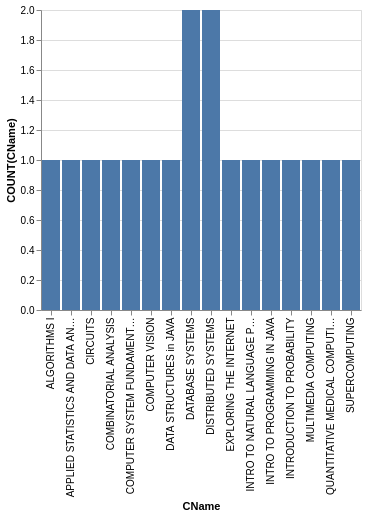

This figure's Vega-Lite source:
### Vega-Lite specification from a JSON file in a GitHub repository (floating-point values rounded to 4 significant figures)
{"data": {"values": [{"x_data": "ALGORITHMS I", "y_data": 1}, {"x_data": "APPLIED STATISTICS AND DATA ANALYSIS", "y_data": 1}, {"x_data": "CIRCUITS", "y_data": 1}, {"x_data": "COMBINATORIAL ANALYSIS", "y_data": 1}, {"x_data": "COMPUTER SYSTEM FUNDAMENTALS", "y_data": 1}, {"x_data": "COMPUTER VISION", "y_data": 1}, {"x_data": "DATA STRUCTURES in JAVA", "y_data": 1}, {"x_data": "DATABASE SYSTEMS", "y_data": 2}, {"x_data": "DISTRIBUTED SYSTEMS", "y_data": 2}, {"x_data": "EXPLORING THE INTERNET", "y_data": 1}, {"x_data": "INTRO TO NATURAL LANGUAGE PROCESSING", "y_data": 1}, {"x_data": "INTRO TO PROGRAMMING IN JAVA", "y_data": 1}, {"x_data": "INTRODUCTION TO PROBABILITY", "y_data": 1}, {"x_data": "MULTIMEDIA COMPUTING", "y_data": 1}, {"x_data": "QUANTITATIVE MEDICAL COMPUTING", "y_data": 1}, {"x_data": "SUPERCOMPUTING", "y_data": 1}]}, "mark": "bar", "encoding": {"x": {"field": "x_data", "type": "nominal", "title": "CName", "sort": "ascending"}, "y": {"field": "y_data", "type": "quantitative", "title": "COUNT(CName)"}}}
